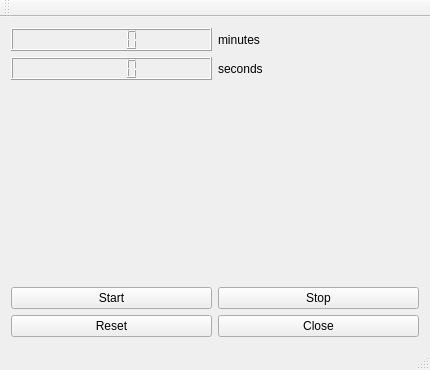
<?xml version="1.0" encoding="UTF-8"?>
<ui version="4.0">
 <class>MainWindow</class>
 <widget class="QMainWindow" name="MainWindow">
  <property name="geometry">
   <rect>
    <x>0</x>
    <y>0</y>
    <width>430</width>
    <height>370</height>
   </rect>
  </property>
  <property name="minimumSize">
   <size>
    <width>190</width>
    <height>235</height>
   </size>
  </property>
  <property name="maximumSize">
   <size>
    <width>430</width>
    <height>370</height>
   </size>
  </property>
  <property name="windowTitle">
   <string>MainWindow</string>
  </property>
  <widget class="QWidget" name="centralWidget">
   <layout class="QVBoxLayout" name="verticalLayout_2">
    <item>
     <layout class="QVBoxLayout" name="verticalLayout">
      <item>
       <layout class="QGridLayout" name="gridLayout_2">
        <item row="0" column="0">
         <widget class="QLCDNumber" name="lcdNumberSec"/>
        </item>
        <item row="0" column="1">
         <widget class="QLabel" name="label">
          <property name="text">
           <string>minutes</string>
          </property>
         </widget>
        </item>
        <item row="1" column="0">
         <widget class="QLCDNumber" name="lcdNumberMin"/>
        </item>
        <item row="1" column="1">
         <widget class="QLabel" name="label_2">
          <property name="text">
           <string>seconds</string>
          </property>
         </widget>
        </item>
       </layout>
      </item>
      <item>
       <spacer name="verticalSpacer">
        <property name="orientation">
         <enum>Qt::Vertical</enum>
        </property>
        <property name="sizeHint" stdset="0">
         <size>
          <width>20</width>
          <height>40</height>
         </size>
        </property>
       </spacer>
      </item>
      <item>
       <layout class="QGridLayout" name="gridLayout">
        <item row="0" column="0">
         <widget class="QPushButton" name="startButton">
          <property name="text">
           <string>Start</string>
          </property>
         </widget>
        </item>
        <item row="0" column="1">
         <widget class="QPushButton" name="stopButton">
          <property name="text">
           <string>Stop</string>
          </property>
         </widget>
        </item>
        <item row="1" column="0">
         <widget class="QPushButton" name="resetButton">
          <property name="text">
           <string>Reset</string>
          </property>
         </widget>
        </item>
        <item row="1" column="1">
         <widget class="QPushButton" name="closeButton">
          <property name="text">
           <string>Close</string>
          </property>
         </widget>
        </item>
       </layout>
      </item>
     </layout>
    </item>
   </layout>
  </widget>
  <widget class="QMenuBar" name="menuBar">
   <property name="geometry">
    <rect>
     <x>0</x>
     <y>0</y>
     <width>430</width>
     <height>22</height>
    </rect>
   </property>
  </widget>
  <widget class="QToolBar" name="mainToolBar">
   <attribute name="toolBarArea">
    <enum>TopToolBarArea</enum>
   </attribute>
   <attribute name="toolBarBreak">
    <bool>false</bool>
   </attribute>
  </widget>
  <widget class="QStatusBar" name="statusBar"/>
 </widget>
 <layoutdefault spacing="6" margin="11"/>
 <resources/>
 <connections>
  <connection>
   <sender>closeButton</sender>
   <signal>clicked()</signal>
   <receiver>MainWindow</receiver>
   <slot>close()</slot>
   <hints>
    <hint type="sourcelabel">
     <x>291</x>
     <y>315</y>
    </hint>
    <hint type="destinationlabel">
     <x>288</x>
     <y>219</y>
    </hint>
   </hints>
  </connection>
 </connections>
</ui>
